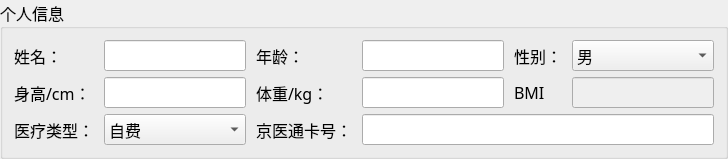
               <widget class="QGroupBox" name="groupBox">
                <property name="font">
                 <font>
                  <family>微软雅黑</family>
                  <pointsize>12</pointsize>
                 </font>
                </property>
                <property name="title">
                 <string>个人信息</string>
                </property>
                <layout class="QGridLayout" name="gridLayout_2" rowstretch="1,0,0" columnstretch="1,0,0,0,0,0">
                 <property name="horizontalSpacing">
                  <number>10</number>
                 </property>
                 <property name="verticalSpacing">
                  <number>6</number>
                 </property>
                 <item row="2" column="0">
                  <widget class="QLabel" name="label_6">
                   <property name="sizePolicy">
                    <sizepolicy hsizetype="Preferred" vsizetype="Preferred">
                     <horstretch>0</horstretch>
                     <verstretch>0</verstretch>
                    </sizepolicy>
                   </property>
                   <property name="text">
                    <string>医疗类型：</string>
                   </property>
                  </widget>
                 </item>
                 <item row="1" column="4">
                  <widget class="QLabel" name="label_12">
                   <property name="sizePolicy">
                    <sizepolicy hsizetype="Preferred" vsizetype="Preferred">
                     <horstretch>0</horstretch>
                     <verstretch>0</verstretch>
                    </sizepolicy>
                   </property>
                   <property name="text">
                    <string>BMI</string>
                   </property>
                  </widget>
                 </item>
                 <item row="0" column="1">
                  <widget class="QLineEdit" name="name">
                   <property name="sizePolicy">
                    <sizepolicy hsizetype="Preferred" vsizetype="Preferred">
                     <horstretch>0</horstretch>
                     <verstretch>0</verstretch>
                    </sizepolicy>
                   </property>
                  </widget>
                 </item>
                 <item row="2" column="2">
                  <widget class="QLabel" name="label_9">
                   <property name="sizePolicy">
                    <sizepolicy hsizetype="Preferred" vsizetype="Preferred">
                     <horstretch>0</horstretch>
                     <verstretch>0</verstretch>
                    </sizepolicy>
                   </property>
                   <property name="text">
                    <string>京医通卡号：</string>
                   </property>
                  </widget>
                 </item>
                 <item row="1" column="3">
                  <widget class="QLineEdit" name="weight">
                   <property name="sizePolicy">
                    <sizepolicy hsizetype="Preferred" vsizetype="Preferred">
                     <horstretch>0</horstretch>
                     <verstretch>0</verstretch>
                    </sizepolicy>
                   </property>
                  </widget>
                 </item>
                 <item row="1" column="1">
                  <widget class="QLineEdit" name="height">
                   <property name="sizePolicy">
                    <sizepolicy hsizetype="Preferred" vsizetype="Preferred">
                     <horstretch>0</horstretch>
                     <verstretch>0</verstretch>
                    </sizepolicy>
                   </property>
                  </widget>
                 </item>
                 <item row="0" column="4">
                  <widget class="QLabel" name="label_11">
                   <property name="sizePolicy">
                    <sizepolicy hsizetype="Preferred" vsizetype="Preferred">
                     <horstretch>0</horstretch>
                     <verstretch>0</verstretch>
                    </sizepolicy>
                   </property>
                   <property name="text">
                    <string>性别：</string>
                   </property>
                  </widget>
                 </item>
                 <item row="1" column="2">
                  <widget class="QLabel" name="label_8">
                   <property name="sizePolicy">
                    <sizepolicy hsizetype="Preferred" vsizetype="Preferred">
                     <horstretch>0</horstretch>
                     <verstretch>0</verstretch>
                    </sizepolicy>
                   </property>
                   <property name="text">
                    <string>体重/kg：</string>
                   </property>
                  </widget>
                 </item>
                 <item row="0" column="0">
                  <widget class="QLabel" name="label_4">
                   <property name="sizePolicy">
                    <sizepolicy hsizetype="Preferred" vsizetype="Preferred">
                     <horstretch>0</horstretch>
                     <verstretch>0</verstretch>
                    </sizepolicy>
                   </property>
                   <property name="text">
                    <string>姓名：</string>
                   </property>
                  </widget>
                 </item>
                 <item row="1" column="5">
                  <widget class="QLineEdit" name="BMI">
                   <property name="enabled">
                    <bool>false</bool>
                   </property>
                   <property name="sizePolicy">
                    <sizepolicy hsizetype="Preferred" vsizetype="Preferred">
                     <horstretch>0</horstretch>
                     <verstretch>0</verstretch>
                    </sizepolicy>
                   </property>
                  </widget>
                 </item>
                 <item row="1" column="0">
                  <widget class="QLabel" name="label_5">
                   <property name="sizePolicy">
                    <sizepolicy hsizetype="Preferred" vsizetype="Preferred">
                     <horstretch>0</horstretch>
                     <verstretch>0</verstretch>
                    </sizepolicy>
                   </property>
                   <property name="text">
                    <string>身高/cm：</string>
                   </property>
                  </widget>
                 </item>
                 <item row="0" column="2">
                  <widget class="QLabel" name="label_7">
                   <property name="sizePolicy">
                    <sizepolicy hsizetype="Preferred" vsizetype="Preferred">
                     <horstretch>0</horstretch>
                     <verstretch>0</verstretch>
                    </sizepolicy>
                   </property>
                   <property name="text">
                    <string>年龄：</string>
                   </property>
                  </widget>
                 </item>
                 <item row="0" column="5">
                  <widget class="QComboBox" name="sex">
                   <property name="sizePolicy">
                    <sizepolicy hsizetype="Preferred" vsizetype="Preferred">
                     <horstretch>0</horstretch>
                     <verstretch>0</verstretch>
                    </sizepolicy>
                   </property>
                   <item>
                    <property name="text">
                     <string>男</string>
                    </property>
                   </item>
                   <item>
                    <property name="text">
                     <string>女</string>
                    </property>
                   </item>
                  </widget>
                 </item>
                 <item row="0" column="3">
                  <widget class="QLineEdit" name="age">
                   <property name="sizePolicy">
                    <sizepolicy hsizetype="Preferred" vsizetype="Preferred">
                     <horstretch>0</horstretch>
                     <verstretch>0</verstretch>
                    </sizepolicy>
                   </property>
                  </widget>
                 </item>
                 <item row="2" column="3" colspan="3">
                  <widget class="QLineEdit" name="card">
                   <property name="sizePolicy">
                    <sizepolicy hsizetype="Preferred" vsizetype="Preferred">
                     <horstretch>0</horstretch>
                     <verstretch>0</verstretch>
                    </sizepolicy>
                   </property>
                  </widget>
                 </item>
                 <item row="2" column="1">
                  <widget class="QComboBox" name="mtype">
                   <property name="sizePolicy">
                    <sizepolicy hsizetype="Preferred" vsizetype="Preferred">
                     <horstretch>0</horstretch>
                     <verstretch>0</verstretch>
                    </sizepolicy>
                   </property>
                   <item>
                    <property name="text">
                     <string>自费</string>
                    </property>
                   </item>
                   <item>
                    <property name="text">
                     <string>公费</string>
                    </property>
                   </item>
                   <item>
                    <property name="text">
                     <string>医保</string>
                    </property>
                   </item>
                   <item>
                    <property name="text">
                     <string>其他</string>
                    </property>
                   </item>
                  </widget>
                 </item>
                </layout>
               </widget>
